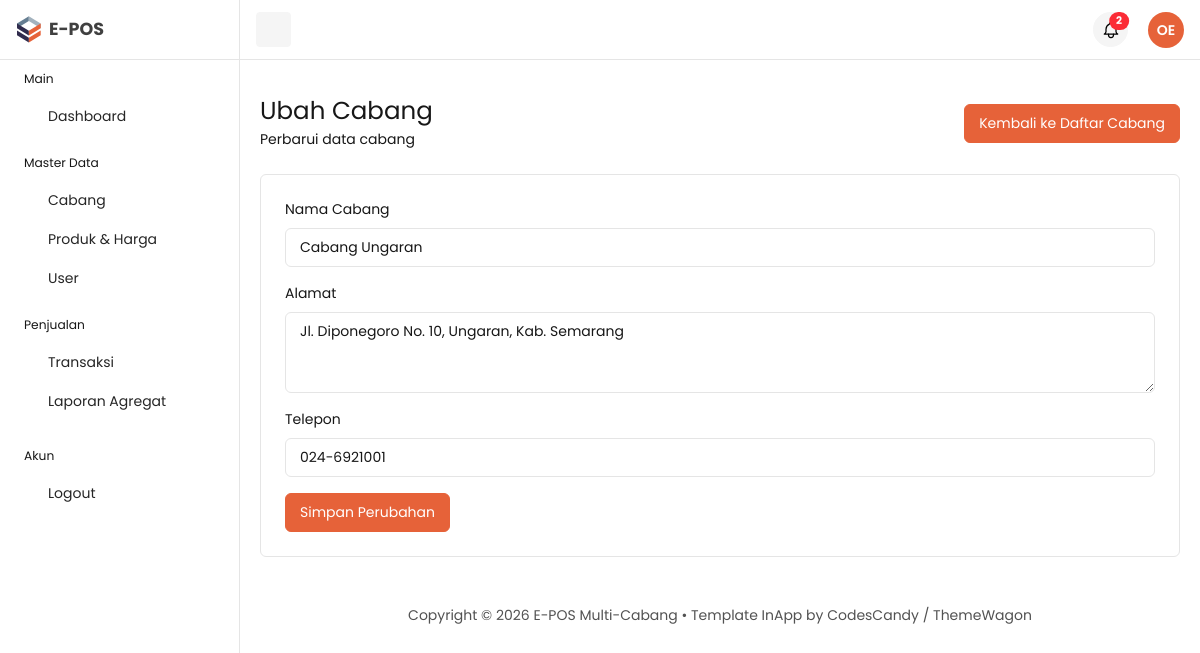
Screenshot of /owner/index.php?page=updateKategori&id=1 (signed in) with the database file from the repository.
### tables this page shows
CREATE TABLE `branches` (
  `id`          INT NOT NULL AUTO_INCREMENT,
  `nama_cabang` VARCHAR(100) NOT NULL,
  `alamat`      TEXT,
  `telepon`     VARCHAR(20) DEFAULT NULL,
  PRIMARY KEY (`id`)
);

### owner/database/connection.php (called while the page is built, shortened)
<?php
require_once __DIR__ . '/../../login/database/cek_skema.php';
class Database
{
    private $host = "localhost";
    private $username = "root";
    private $password = "";
    private $database = "e-pos";
    public $conn;
    public function __construct()
    {
        try {
            $this->conn = new mysqli(
                $this->host,
                $this->username,
                $this->password,
                $this->database
            );
        } catch (mysqli_sql_exception $ex) {
            eposHentikan('Tidak bisa terhubung ke database "' . $this->database . '". (' . $ex->getMessage() . ')');
        }
        $this->conn->set_charset('utf8mb4');
        eposCekSkema($this->conn);
    }
}

### login/database/cek_skema.php (called while the page is built, shortened)
<?php
function eposCekSkema($conn)
{
    $cek = [
        'branches'            => 'id, nama_cabang, alamat, telepon',
        'users'               => 'id, nama, email, password, role, branch_id',
        'products'            => 'id, branch_id, nama_produk, harga_jual, stok',
        'transactions'        => 'id, branch_id, cashier_id, invoice_number, total_bayar, diskon, tanggal, status',
        'transaction_details' => 'id, transaction_id, product_id, jumlah, harga_satuan, subtotal',
    ];
    foreach ($cek as $tabel => $kolom) {
        try {
            $conn->query("SELECT $kolom FROM $tabel LIMIT 1");
        } catch (mysqli_sql_exception $ex) {
            eposHentikan("Tabel '$tabel' belum ada atau kolomnya tidak sesuai. (" . $ex->getMessage() . ')');
        }
    }
}

### owner/function/kategori.php (called while the page is built, shortened)
<?php
require_once 'database/connection.php';
class Kategori
{
    private $conn;
    public function __construct()
    {
        $database = new Database();
        $this->conn = $database->conn;
    }
    public function cari($id)
    {
        $stmt = $this->conn->prepare("SELECT * FROM branches WHERE id = ?");
        $stmt->bind_param('i', $id);
        $stmt->execute();
        return $stmt->get_result()->fetch_assoc();
    }
}

### owner/function/guard.php (called while the page is built, shortened)
<?php
function e($v)
{
    return htmlspecialchars((string) $v, ENT_QUOTES, 'UTF-8');
}

### owner/pages/kategori/update.php (the view, shortened to what this page needs)
<?php
require_once 'function/kategori.php';
$kategori = new Kategori();
$id = isset($_GET['id']) ? (int) $_GET['id'] : 0;
$row = $kategori->cari($id);
?>
<main id="content" class="content py-10">
    <div class="container-fluid">
        <div class="row">
            <div class="col-12">
                <div class="d-flex flex-column flex-md-row justify-content-between align-items-md-center mb-4 gap-3">
                    <div>
                        <h1 class="fs-3 mb-1">Ubah Cabang</h1>
                        <p class="mb-0">Perbarui data cabang</p>
                    </div>
                    <div>
                        <a href="index.php?page=kategori" class="btn btn-primary">Kembali ke Daftar Cabang</a>
                    </div>
                </div>
            </div>
        </div>
        <div class="row">
            <div class="col-12">
                <div class="card">
                    <div class="card-body p-4">
                        <form method="post" action="">
                            <div class="col-md-12 mb-3">
                                <label for="nama_cabang" class="form-label">Nama Cabang</label>
                                <input type="text" class="form-control" name="nama_cabang" id="nama_cabang" value="<?= e($row['nama_cabang']) ?>" required>
                            </div>
                            <div class="col-md-12 mb-3">
                                <label for="alamat" class="form-label">Alamat</label>
                                <textarea class="form-control" name="alamat" id="alamat" rows="3"><?= e($row['alamat']) ?></textarea>
                            </div>
                            <div class="col-md-12 mb-3">
                                <label for="telepon" class="form-label">Telepon</label>
                                <input type="text" class="form-control" name="telepon" id="telepon" value="<?= e($row['telepon']) ?>">
                            </div>
                            <div class="d-flex gap-2">
                                <button type="submit" class="btn btn-primary">Simpan Perubahan</button>
                            </div>
                        </form>
                    </div>
                </div>
            </div>
        </div>
        <?php include 'components/footer.php'; ?>
    </div>
</main>

### rows the page displays
branches: nama_cabang "Cabang Ungaran", alamat "Jl. Diponegoro No. 10, Ungaran, Kab. Semarang", telepon "024-6921001"

### other values shown
$ini "OE"
